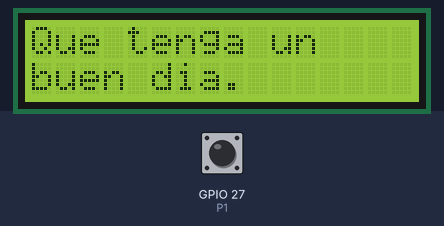
The sketch below on a simulated ESP32. Parts: 16×2 character LCD. Inputs (shaded band) come from the test bench; at power-on: GPIO 27 (P1) HIGH.

Above: at 1.2 s.
1.3 s: GPIO 27 (P1) pulled LOW for 0.15 s
At 1.8 s:
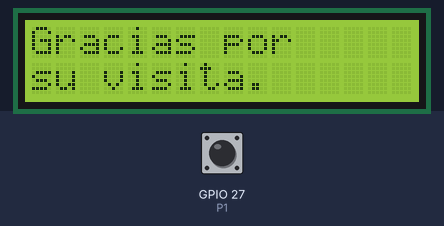
4.4 s: GPIO 27 (P1) pulled LOW for 1 s
8.4 s: GPIO 27 (P1) pulled LOW for 3.2 s
13.1 s: GPIO 27 (P1) pulled LOW for 3.2 s
Timing chart, 0 to 16.1 s (numbered marks = the images above; inputs shaded):
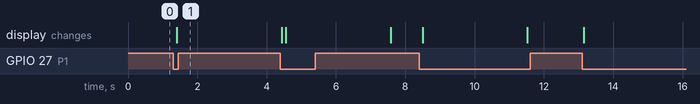

The sketch:

LCD01_mensajes.ino
```cpp
//------------------------------------------------------------
// Programa: LCD01_mensajes.ino (ESP32 + BIOS Shield)
// Autor: Gabriel Bravo Eguren T31A
// Descripción: Realiza un programa que muestre en
//              pantalla inicialmente el mensaje “Que tenga un buen día” y al
//              pulsar P1 se cambie por “Gracias por su visita” durante 3seg y
//              luego vuelva a mostrar el mensaje inicial.
//------------------------------------------------------------

#include <LiquidCrystal_PCF8574.h>

#define P1 27

LiquidCrystal_PCF8574 lcd(0x3F);

void setup()
{
  lcd.begin(16, 2);
  lcd.setBacklight(255);

  lcd.setCursor(0, 0);
  lcd.print("Que tenga un");
  lcd.setCursor(0, 1);
  lcd.print("buen dia.");

  pinMode(P1, INPUT_PULLUP);
}

void loop()
{
  if(!digitalRead(P1))
  {
    lcd.clear();
    lcd.setCursor(0, 0);
    lcd.print("Gracias por");
    lcd.setCursor(0, 1);
    lcd.print("su visita.");

    delay(3000);

    lcd.clear();
    lcd.setCursor(0, 0);
    lcd.print("Que tenga un");
    lcd.setCursor(0, 1);
    lcd.print("buen dia.");
  }

  delay(100);
}
```

Measured:
- after the input at 1.3 s, the display: changes after 0.11 s (image 1)
